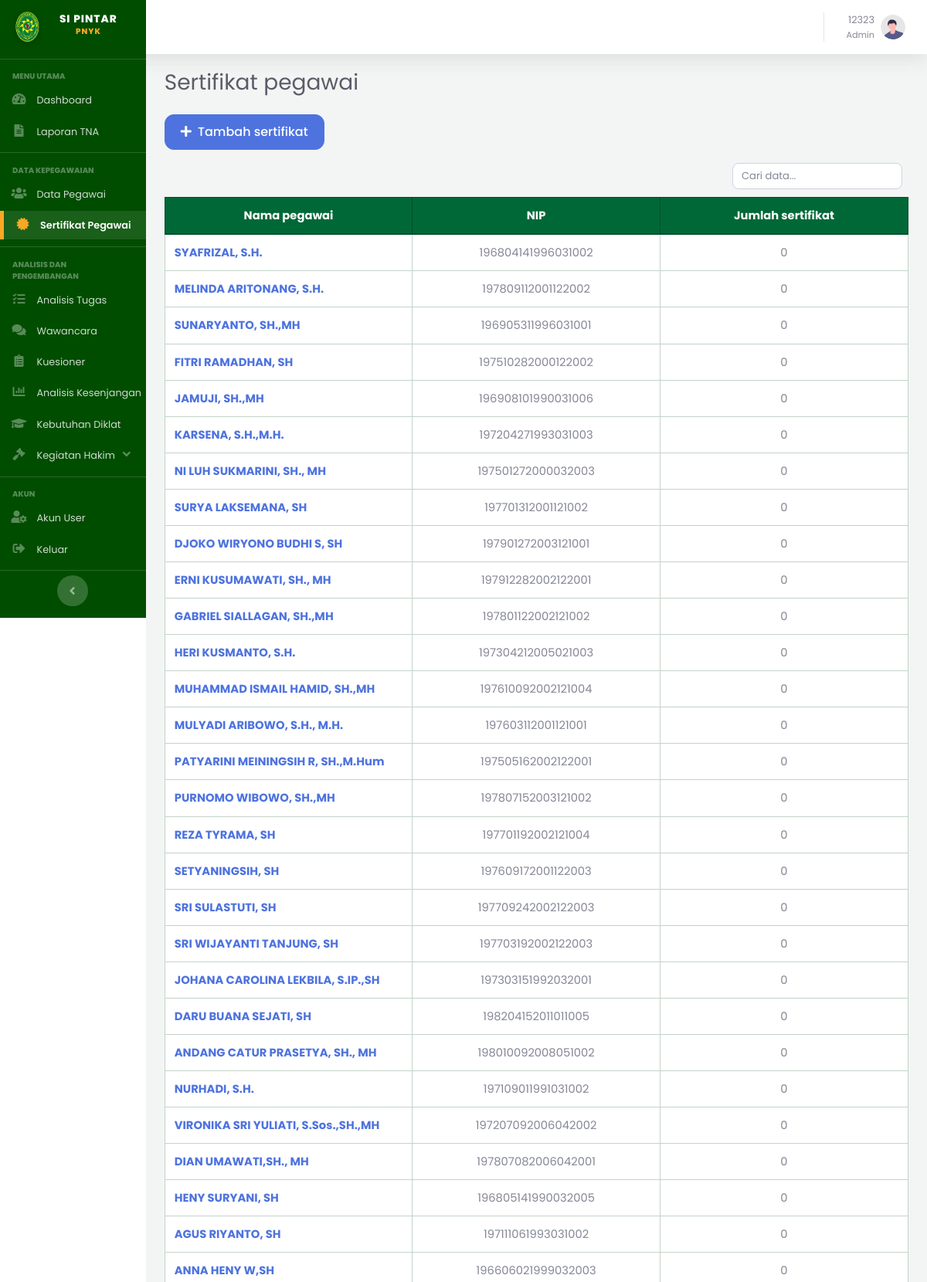
The page /admin/sertifikat/index.php (signed in, upper part) on the database its author committed.
### tables this page shows
CREATE TABLE `users` (
  `id_user` int(10) UNSIGNED NOT NULL,
  `id_pegawai` int(10) UNSIGNED DEFAULT NULL COMMENT 'Wajib diisi jika role = Penilai; boleh NULL untuk Admin murni',
  `NIP` varchar(50) NOT NULL,
  `password` varchar(255) NOT NULL,
  `role` enum('Admin','Penilai') NOT NULL DEFAULT 'Penilai',
  `status_aktif` tinyint(1) NOT NULL DEFAULT 1,
  `last_login` datetime DEFAULT NULL,
  `created_at` timestamp NOT NULL DEFAULT current_timestamp()
);

CREATE TABLE `pegawai` (
  `id_pegawai` int(10) UNSIGNED NOT NULL,
  `nip` varchar(30) NOT NULL,
  `nama_lengkap` varchar(150) NOT NULL,
  `id_jabatan` int(10) UNSIGNED NOT NULL,
  `status_aktif` enum('Aktif','Non-Aktif') NOT NULL DEFAULT 'Aktif',
  `dibuat_oleh` int(10) UNSIGNED DEFAULT NULL COMMENT 'users.id_user (role Admin) yang menginput data ini',
  `created_at` timestamp NOT NULL DEFAULT current_timestamp(),
  `updated_at` timestamp NOT NULL DEFAULT current_timestamp() ON UPDATE current_timestamp()
);

### includes/auth.php (called while the page is built, shortened)
<?php
function requireLogin(): void
{
    $stmt = Database::getConnection()->prepare('SELECT role, status_aktif FROM users WHERE id_user = ?');
    $stmt->execute([(int) $_SESSION['id_user']]);
}
function requireRole(string $role): void
{
    requireLogin();
}
function currentUser(): array
{
    return [
        'id_user'      => $_SESSION['id_user'] ?? null,
        'nip'          => $_SESSION['nip'] ?? null,
        'role'         => $_SESSION['role'] ?? null,
        'id_pegawai'   => $_SESSION['id_pegawai'] ?? null,
        'nama'         => $_SESSION['nama'] ?? null,
        'id_jabatan'   => $_SESSION['id_jabatan'] ?? null,
        'nama_jabatan' => $_SESSION['nama_jabatan'] ?? null,
    ];
}

### config/config.php (called while the page is built, shortened)
<?php
function appConfig(string $key, $default = null)
{
    $env = getenv('SIPINTAR_' . strtoupper($key));
    return $GLOBALS['__sipintar_local'][$key] ?? $default;
}
require_once __DIR__ . '/database.php';
require_once __DIR__ . '/../includes/auth.php';

### config/database.php (called while the page is built, shortened)
<?php
class Database
{
    private static ?PDO $instance = null;
    public static function getConnection(): PDO
    {
        if (self::$instance === null) {
            $host    = (string) appConfig('db_host', 'localhost');
            $port    = (string) appConfig('db_port', '3306');
            $db      = (string) appConfig('db_name', 'si_pintar');
            $user    = (string) appConfig('db_user', '');
            $pass    = (string) appConfig('db_pass', '');
            $charset = 'utf8mb4';
            $dsn = "mysql:host=$host;port=$port;dbname=$db;charset=$charset";
            $options = [
                PDO::ATTR_ERRMODE            => PDO::ERRMODE_EXCEPTION,
                PDO::ATTR_DEFAULT_FETCH_MODE => PDO::FETCH_ASSOC,
                PDO::ATTR_EMULATE_PREPARES   => false,
            ];
            try {
                self::$instance = new PDO($dsn, $user, $pass, $options);
            } catch (PDOException $e) {
                error_log('SI PINTAR: koneksi database gagal: ' . $e->getMessage());
                http_response_code(500);
                die(APP_DEBUG
                    ? 'Koneksi database gagal: ' . htmlspecialchars($e->getMessage())
                    : 'Layanan sedang tidak tersedia. Hubungi administrator.');
            }
        }
        return self::$instance;
    }
}

### admin/sertifikat/index.php (the view, shortened to what this page needs)
<?php
require_once __DIR__ . '/../../config/config.php';
requireRole('Admin');
$pdo = Database::getConnection();
$idPegawai = filter_input(INPUT_GET, 'id_pegawai', FILTER_VALIDATE_INT);
$pegawaiTerpilih = null;
if ($idPegawai) {
    $pegawaiStmt = $pdo->prepare('SELECT id_pegawai, nama_lengkap, nip FROM pegawai WHERE id_pegawai = ?');
    $pegawaiStmt->execute([$idPegawai]);
    $pegawaiTerpilih = $pegawaiStmt->fetch();
    if (!$pegawaiTerpilih) {
        setFlash('error', 'Data pegawai tidak ditemukan.');
        header('Location: index.php');
        exit;
    }
    $sertifikatStmt = $pdo->prepare(
        'SELECT * FROM sertifikat_pegawai WHERE id_pegawai = ? ORDER BY created_at DESC'
    );
    $sertifikatStmt->execute([$idPegawai]);
    $data = $sertifikatStmt->fetchAll();
    $pageTitle = 'Sertifikat: ' . $pegawaiTerpilih['nama_lengkap'];
} else {
    $data = $pdo->query(
        'SELECT p.id_pegawai, p.nama_lengkap, p.nip, COUNT(s.id_sertifikat) AS jumlah_sertifikat
         FROM pegawai p
         JOIN jabatan j ON j.id_jabatan = p.id_jabatan
         LEFT JOIN sertifikat_pegawai s ON s.id_pegawai = p.id_pegawai
         GROUP BY p.id_pegawai, p.nama_lengkap, p.nip, j.id_jabatan
         ORDER BY j.id_jabatan, p.nama_lengkap'
    )->fetchAll();
    $pageTitle = 'Sertifikat pegawai';
}
require_once __DIR__ . '/../../includes/header.php';
?>
<?php if ($pegawaiTerpilih): ?>
<a href="index.php" class="btn btn-light mb-3"><i class="fas fa-arrow-left mr-1" aria-hidden="true"></i> Daftar pegawai</a>
<a href="tambah.php?id_pegawai=<?= (int) $pegawaiTerpilih['id_pegawai'] ?>" class="btn btn-primary mb-3"><i class="fas fa-plus mr-1" aria-hidden="true"></i> Tambah sertifikat</a>
<div class="mb-3">
  <div class="font-weight-bold"><?= htmlspecialchars($pegawaiTerpilih['nama_lengkap']) ?></div>
  <div class="text-muted">NIP <?= htmlspecialchars($pegawaiTerpilih['nip']) ?></div>
</div>
<div class="table-responsive">
<table class="table table-bordered table-striped bg-white" style="table-layout: fixed; min-width: 1000px;">
<colgroup>
  <col style="width: 27%"><col style="width: 19%"><col style="width: 10%"><col style="width: 15%">
  <col style="width: 10%"><col style="width: 9%"><col style="width: 10%">
</colgroup>
<thead><tr><th>Nama sertifikat</th><th>Penyelenggara</th><th>Terbit</th><th>No. / Jalur</th><th>Jenis / Status</th><th>File</th><th>Aksi</th></tr></thead>
<tbody>
<?php foreach ($data as $row): ?>
<tr>
  <td><?= htmlspecialchars($row['nama_sertifikat']) ?></td>
  <td><?= htmlspecialchars($row['penyelenggara'] ?? '-') ?></td>
  <td><?= htmlspecialchars($row['tanggal_terbit'] ?? '-') ?></td>
  <td>
    <div><?= htmlspecialchars($row['nomor_sertifikat'] ?: '-') ?></div>
    <small class="text-muted"><?= htmlspecialchars($row['jalur_pelatihan'] ?: '-') ?></small>
  </td>
  <td>
    <div><?= htmlspecialchars($row['jenis'] ?: '-') ?></div>
    <small class="text-muted"><?= htmlspecialchars($row['status_validasi'] ?: 'Belum divalidasi') ?></small>
  </td>
  <td class="text-center align-middle">
    <?php if (!empty($row['file_sertifikat'])): ?>
      <a href="<?= htmlspecialchars(fileUrl($row['file_sertifikat'])) ?>" target="_blank" rel="noopener">Lihat file</a>
    <?php else: ?>
      -
    <?php endif; ?>
  </td>
  <td class="text-center align-middle">
    <a href="edit.php?id=<?= (int) $row['id_sertifikat'] ?>" class="btn btn-sm btn-warning table-action-btn" title="Edit" aria-label="Edit sertifikat"><i class="fas fa-edit" aria-hidden="true"></i></a>
    <form method="post" action="hapus.php" class="d-inline" onsubmit="return confirm('Hapus sertifikat ini?')"><?= csrfField() ?><input type="hidden" name="id" value="<?= (int) $row['id_sertifikat'] ?>"><button type="submit" class="btn btn-sm btn-danger table-action-btn" title="Hapus" aria-label="Hapus sertifikat"><i class="fas fa-trash-alt" aria-hidden="true"></i></button></form>
  </td>
</tr>
<?php endforeach; ?>
<?php if (!$data): ?>
<tr><td colspan="7" class="text-center text-muted">Belum ada sertifikat untuk pegawai ini.</td></tr>
<?php endif; ?>
</tbody>
</table>
</div>
<?php else: ?>
<a href="tambah.php" class="btn btn-primary mb-3"><i class="fas fa-plus mr-1" aria-hidden="true"></i> Tambah sertifikat</a>
<div class="table-responsive">
<table class="table table-bordered table-striped bg-white">
<thead><tr><th>Nama pegawai</th><th>NIP</th><th class="text-center">Jumlah sertifikat</th></tr></thead>
<tbody>
<?php foreach ($data as $row): ?>
<tr>
  <td><a class="font-weight-bold text-primary" href="index.php?id_pegawai=<?= (int) $row['id_pegawai'] ?>"><?= htmlspecialchars($row['nama_lengkap']) ?></a></td>
  <td class="text-center"><?= htmlspecialchars($row['nip']) ?></td>
  <td class="text-center"><?= (int) $row['jumlah_sertifikat'] ?></td>
</tr>
<?php endforeach; ?>
</tbody>
</table>
</div>
<?php endif; ?>
<?php require_once __DIR__ . '/../../includes/footer.php'; ?>

### includes/header.php (shortened to what this page needs)
<?php
$user = currentUser();
$currentScript = $_SERVER['SCRIPT_NAME'] ?? ($_SERVER['PHP_SELF'] ?? '');
$kegiatanHakimMenuAktif = strpos($currentScript, '/kegiatan_hakim/') !== false;
function siPintarMenuActive(string $needle, string $path): string
{
    return (strpos($path, $needle) !== false) ? 'active' : '';
}
?>
<!DOCTYPE html>
<html lang="id">
<head>
<link href="<?= BASE_URL ?>/assets/vendor/fontawesome-free/css/all.min.css" rel="stylesheet" type="text/css">
<link href="<?= BASE_URL ?>/assets/css/sb-admin-2.min.css" rel="stylesheet">
<link href="<?= BASE_URL ?>/assets/css/style.css" rel="stylesheet">
</head>
<body id="page-top">
<div id="wrapper">
<ul class="navbar-nav sidebar sidebar-dark accordion" id="accordionSidebar"
    style="background: linear-gradient(180deg, #004d00 10%, #004d00 100%); position: sticky; top: 0; height: 100vh; overflow-y: hidden; overflow-x: hidden; z-index: 1050;">
    <a class="sidebar-brand d-flex align-items-center justify-content-center" href="<?= BASE_URL ?>/index.php">
        <div class="sidebar-brand-icon">
            <img src="<?= BASE_URL ?>/assets/img/logo.png" style="width: 40px; filter: drop-shadow(0 2px 4px rgba(0,0,0,0.2));">
        </div>
        <div class="sidebar-brand-text mx-2" style="font-weight: 800; letter-spacing: 1px;">
            SI PINTAR <sup style="color: #F9A825;">PNYK</sup>
        </div>
    </a>
    <hr class="sidebar-divider my-0">
    <?php if ($user['role'] === 'Admin'): ?>
        <div class="sidebar-heading">Menu Utama</div>
        <li class="nav-item <?= siPintarMenuActive('/admin/dashboard.php', $currentScript) ?>">
            <a class="nav-link" href="<?= BASE_URL ?>/admin/dashboard.php">
                <i class="fas fa-fw fa-tachometer-alt"></i>
                <span>Dashboard</span>
            </a>
        </li>
        <li class="nav-item <?= siPintarMenuActive('/admin/laporan/', $currentScript) ?>">
            <a class="nav-link" href="<?= BASE_URL ?>/admin/laporan/index.php">
                <i class="fas fa-fw fa-file-alt"></i>
                <span>Laporan TNA</span>
            </a>
        </li>
        <hr class="sidebar-divider">
        <div class="sidebar-heading">Data Kepegawaian</div>
        <li class="nav-item <?= siPintarMenuActive('/admin/pegawai/', $currentScript) ?>">
            <a class="nav-link" href="<?= BASE_URL ?>/admin/pegawai/index.php">
                <i class="fas fa-fw fa-users"></i>
                <span>Data Pegawai</span>
            </a>
        </li>
        <li class="nav-item <?= siPintarMenuActive('/admin/sertifikat/', $currentScript) ?>">
            <a class="nav-link" href="<?= BASE_URL ?>/admin/sertifikat/index.php">
                <i class="fas fa-fw fa-certificate"></i>
                <span>Sertifikat Pegawai</span>
            </a>
        </li>
        <hr class="sidebar-divider">
        <div class="sidebar-heading">Analisis dan Pengembangan</div>
        <li class="nav-item <?= siPintarMenuActive('/admin/analisis_tugas/', $currentScript) ?>">
            <a class="nav-link" href="<?= BASE_URL ?>/admin/analisis_tugas/index.php">
                <i class="fas fa-fw fa-tasks"></i>
                <span>Analisis Tugas</span>
            </a>
        </li>
        <li class="nav-item <?= siPintarMenuActive('/admin/wawancara/', $currentScript) ?>">
            <a class="nav-link" href="<?= BASE_URL ?>/admin/wawancara/index.php">
                <i class="fas fa-fw fa-comments"></i>
                <span>Wawancara</span>
            </a>
        </li>
        <li class="nav-item <?= siPintarMenuActive('/admin/kuesioner/', $currentScript) ?>">
            <a class="nav-link" href="<?= BASE_URL ?>/admin/kuesioner/index.php">
                <i class="fas fa-fw fa-clipboard-list"></i>
                <span>Kuesioner</span>
            </a>
        </li>
        <li class="nav-item <?= siPintarMenuActive('/admin/gap/', $currentScript) ?>">
            <a class="nav-link" href="<?= BASE_URL ?>/admin/gap/index.php">
                <i class="fas fa-fw fa-chart-bar"></i>
                <span>Analisis Kesenjangan</span>
            </a>
        </li>
        <li class="nav-item <?= siPintarMenuActive('/admin/diklat/', $currentScript) ?>">
            <a class="nav-link" href="<?= BASE_URL ?>/admin/diklat/index.php">
                <i class="fas fa-fw fa-graduation-cap"></i>
                <span>Kebutuhan Diklat</span>
            </a>
        </li>
        <li class="nav-item <?= $kegiatanHakimMenuAktif ? 'active' : '' ?>">
            <a class="nav-link kegiatan-hakim-toggle <?= $kegiatanHakimMenuAktif ? '' : 'collapsed' ?>" href="#collapseKegiatanHakimAdmin" data-toggle="collapse" aria-expanded="<?= $kegiatanHakimMenuAktif ? 'true' : 'false' ?>" aria-controls="collapseKegiatanHakimAdmin">
                <i class="fas fa-fw fa-gavel"></i>
                <span>Kegiatan Hakim</span>
                <i class="fas fa-angle-down kegiatan-hakim-caret" aria-hidden="true"></i>
            </a>
        </li>
    <?php endif; ?>
    <?php if ($user['role'] === 'Admin'): ?>
    <hr class="sidebar-divider">
    <div class="sidebar-heading">Akun</div>
    <li class="nav-item <?= siPintarMenuActive('/admin/users/', $currentScript) ?>">
        <a class="nav-link" href="<?= BASE_URL ?>/admin/users/index.php">
            <i class="fas fa-fw fa-user-cog"></i>
            <span>Akun User</span>
        </a>
    </li>
    <?php else: ?>
    <hr class="sidebar-divider">
    <?php endif; ?>
    <li class="nav-item">
        <a class="nav-link" href="<?= BASE_URL ?>/auth/logout.php" id="tombol-logout-sidebar" style="cursor: pointer;">
            <i class="fas fa-fw fa-sign-out-alt"></i>
            <span>Keluar</span>
        </a>
    </li>
    <hr class="sidebar-divider d-none d-md-block">
    <div class="text-center d-none d-md-inline">
        <button class="rounded-circle border-0" id="sidebarToggle"></button>
    </div>
</ul>
<div id="content-wrapper" class="d-flex flex-column">
<div id="content" style="padding-top: 90px;">
<nav class="navbar navbar-expand navbar-light bg-white topbar mb-4 fixed-top shadow">
    <ul class="navbar-nav ml-auto">
        <li class="nav-item dropdown no-arrow">
            <a class="nav-link dropdown-toggle" href="#" id="userDropdown" role="button" data-toggle="dropdown" aria-haspopup="true" aria-expanded="false">
                <span class="mr-2 d-none d-lg-inline text-gray-600 small text-right">
                    <?= htmlspecialchars($user['nama'] ?? $user['nip']) ?><br>
                    <span style="font-size: .7rem;"><?= htmlspecialchars($user['role']) ?><?= $user['nama_jabatan'] ? ' - ' . htmlspecialchars($user['nama_jabatan']) : '' ?></span>
                </span>
                <img class="img-profile rounded-circle" src="<?= BASE_URL ?>/assets/img/undraw_profile.svg">
            </a>
        </li>
    </ul>
</nav>
<div class="container-fluid">
<h1 class="h3 mb-4 text-gray-800 <?= !empty($boldPageTitle) ? 'font-weight-bold' : '' ?>"><?= htmlspecialchars($pageTitle ?? '') ?></h1>

### rows shown on the page
users: role "Admin"
pegawai: nama_lengkap "SYAFRIZAL, S.H.", nip "196804141996031002", jumlah_sertifikat "0"
pegawai: nama_lengkap "MELINDA ARITONANG, S.H.", nip "197809112001122002", jumlah_sertifikat "0"
pegawai: nama_lengkap "SUNARYANTO, SH.,MH", nip "196905311996031001", jumlah_sertifikat "0"
pegawai: nama_lengkap "FITRI RAMADHAN, SH", nip "197510282000122002", jumlah_sertifikat "0"
pegawai: nama_lengkap "JAMUJI, SH.,MH", nip "196908101990031006", jumlah_sertifikat "0"
pegawai: nama_lengkap "KARSENA, S.H.,M.H.", nip "197204271993031003", jumlah_sertifikat "0"
pegawai: nama_lengkap "NI LUH SUKMARINI, SH., MH", nip "197501272000032003", jumlah_sertifikat "0"
pegawai: nama_lengkap "SURYA LAKSEMANA, SH", nip "197701312001121002", jumlah_sertifikat "0"
pegawai: nama_lengkap "DJOKO WIRYONO BUDHI S, SH", nip "197901272003121001", jumlah_sertifikat "0"
pegawai: nama_lengkap "ERNI KUSUMAWATI, SH., MH", nip "197912282002122001", jumlah_sertifikat "0"
pegawai: nama_lengkap "GABRIEL SIALLAGAN, SH.,MH", nip "197801122002121002", jumlah_sertifikat "0"
pegawai: nama_lengkap "HERI KUSMANTO, S.H.", nip "197304212005021003", jumlah_sertifikat "0"
pegawai: nama_lengkap "MUHAMMAD ISMAIL HAMID, SH.,MH", nip "197610092002121004", jumlah_sertifikat "0"
pegawai: nama_lengkap "MULYADI ARIBOWO, S.H., M.H.", nip "197603112001121001", jumlah_sertifikat "0"
pegawai: nama_lengkap "PATYARINI MEININGSIH R, SH.,M.Hum", nip "197505162002122001", jumlah_sertifikat "0"
pegawai: nama_lengkap "PURNOMO WIBOWO, SH.,MH", nip "197807152003121002", jumlah_sertifikat "0"
pegawai: nama_lengkap "REZA TYRAMA, SH", nip "197701192002121004", jumlah_sertifikat "0"
pegawai: nama_lengkap "SETYANINGSIH, SH", nip "197609172001122003", jumlah_sertifikat "0"
pegawai: nama_lengkap "SRI SULASTUTI, SH", nip "197709242002122003", jumlah_sertifikat "0"
pegawai: nama_lengkap "SRI WIJAYANTI TANJUNG, SH", nip "197703192002122003", jumlah_sertifikat "0"
pegawai: nama_lengkap "JOHANA CAROLINA LEKBILA, S.IP.,SH", nip "197303151992032001", jumlah_sertifikat "0"
pegawai: nama_lengkap "DARU BUANA SEJATI, SH", nip "198204152011011005", jumlah_sertifikat "0"
pegawai: nama_lengkap "ANDANG CATUR PRASETYA, SH., MH", nip "198010092008051002", jumlah_sertifikat "0"
pegawai: nama_lengkap "NURHADI, S.H.", nip "197109011991031002", jumlah_sertifikat "0"
pegawai: nama_lengkap "VIRONIKA SRI YULIATI, S.Sos.,SH.,MH", nip "197207092006042002", jumlah_sertifikat "0"
pegawai: nama_lengkap "DIAN UMAWATI,SH., MH", nip "197807082006042001", jumlah_sertifikat "0"
pegawai: nama_lengkap "HENY SURYANI, SH", nip "196805141990032005", jumlah_sertifikat "0"
pegawai: nama_lengkap "AGUS RIYANTO, SH", nip "197111061993031002", jumlah_sertifikat "0"
pegawai: nama_lengkap "ANNA HENY W,SH", nip "196606021999032003", jumlah_sertifikat "0"

### other values the page prints
$user['nama'] "12323"
$pageTitle "Sertifikat pegawai"
